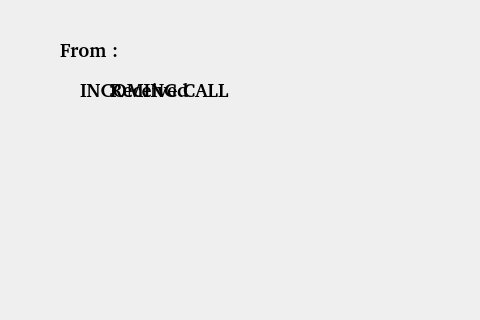
<?xml version="1.0" encoding="UTF-8"?>
<ui version="4.0">
 <class>CallInfo</class>
 <widget class="QWidget" name="CallInfo">
  <property name="geometry">
   <rect>
    <x>0</x>
    <y>0</y>
    <width>480</width>
    <height>320</height>
   </rect>
  </property>
  <property name="windowTitle">
   <string>Form</string>
  </property>
  <widget class="QLabel" name="lIncomingCall">
   <property name="geometry">
    <rect>
     <x>80</x>
     <y>80</y>
     <width>171</width>
     <height>19</height>
    </rect>
   </property>
   <property name="font">
    <font>
     <family>Droid Sans [unknown]</family>
     <pointsize>14</pointsize>
     <weight>75</weight>
     <bold>true</bold>
    </font>
   </property>
   <property name="text">
    <string>INCOMING CALL</string>
   </property>
  </widget>
  <widget class="QLabel" name="lRecievedTime">
   <property name="geometry">
    <rect>
     <x>50</x>
     <y>110</y>
     <width>251</width>
     <height>30</height>
    </rect>
   </property>
   <property name="sizePolicy">
    <sizepolicy hsizetype="Fixed" vsizetype="Fixed">
     <horstretch>0</horstretch>
     <verstretch>0</verstretch>
    </sizepolicy>
   </property>
   <property name="minimumSize">
    <size>
     <width>100</width>
     <height>30</height>
    </size>
   </property>
   <property name="font">
    <font>
     <family>Droid Sans [unknown]</family>
     <pointsize>14</pointsize>
     <weight>75</weight>
     <bold>true</bold>
    </font>
   </property>
   <property name="text">
    <string/>
   </property>
   <property name="alignment">
    <set>Qt::AlignLeading|Qt::AlignLeft|Qt::AlignVCenter</set>
   </property>
  </widget>
  <widget class="QLabel" name="label_2">
   <property name="geometry">
    <rect>
     <x>110</x>
     <y>80</y>
     <width>101</width>
     <height>19</height>
    </rect>
   </property>
   <property name="sizePolicy">
    <sizepolicy hsizetype="Fixed" vsizetype="Fixed">
     <horstretch>0</horstretch>
     <verstretch>0</verstretch>
    </sizepolicy>
   </property>
   <property name="font">
    <font>
     <family>Droid Sans [unknown]</family>
     <pointsize>14</pointsize>
     <weight>75</weight>
     <bold>true</bold>
    </font>
   </property>
   <property name="text">
    <string>Received</string>
   </property>
  </widget>
  <widget class="QLabel" name="lPhoneNumber">
   <property name="geometry">
    <rect>
     <x>140</x>
     <y>40</y>
     <width>151</width>
     <height>19</height>
    </rect>
   </property>
   <property name="sizePolicy">
    <sizepolicy hsizetype="Fixed" vsizetype="Fixed">
     <horstretch>0</horstretch>
     <verstretch>0</verstretch>
    </sizepolicy>
   </property>
   <property name="font">
    <font>
     <family>Droid Sans [unknown]</family>
     <pointsize>14</pointsize>
     <weight>75</weight>
     <bold>true</bold>
    </font>
   </property>
   <property name="text">
    <string/>
   </property>
  </widget>
  <widget class="QLabel" name="label">
   <property name="geometry">
    <rect>
     <x>60</x>
     <y>40</y>
     <width>71</width>
     <height>19</height>
    </rect>
   </property>
   <property name="sizePolicy">
    <sizepolicy hsizetype="Fixed" vsizetype="Fixed">
     <horstretch>0</horstretch>
     <verstretch>0</verstretch>
    </sizepolicy>
   </property>
   <property name="font">
    <font>
     <family>Droid Sans [unknown]</family>
     <pointsize>14</pointsize>
     <weight>75</weight>
     <bold>true</bold>
    </font>
   </property>
   <property name="text">
    <string>From : </string>
   </property>
  </widget>
 </widget>
 <resources/>
 <connections/>
</ui>
